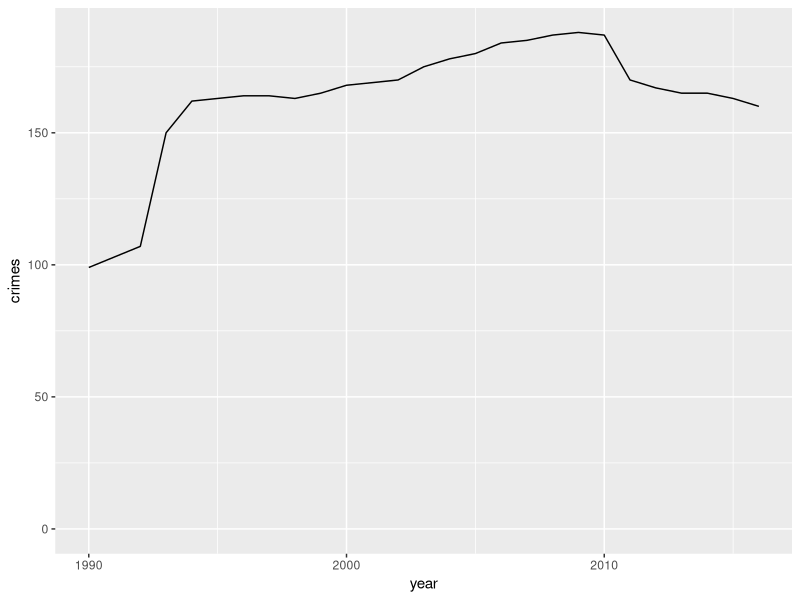

Source code (R):
## ---- chunk 1
knitr::opts_chunk$set(echo = TRUE)
library(readr)
library(ggplot2)
library(dplyr)

crimedata <- read_csv("crimedata.csv")
## ---- chunk 2
ggplot(crimedata, aes(year, crimes)) + geom_line() +
  expand_limits(y=0)
## ---- chunk 3
maxcrimes <- max(crimedata$crimes)
mincrimes <- min(crimedata$crimes)
## ---- chunk 4
crimedata <- arrange(crimedata, year)

latestyear <- last(crimedata$year)
latestcrimes <- last(crimedata$crimes)
